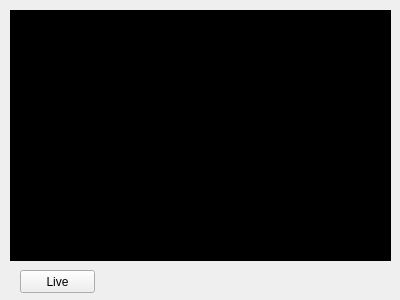
<?xml version="1.0" encoding="UTF-8"?>
<ui version="4.0">
 <class>Frame</class>
 <widget class="QWidget" name="Frame">
  <property name="geometry">
   <rect>
    <x>0</x>
    <y>0</y>
    <width>400</width>
    <height>300</height>
   </rect>
  </property>
  <property name="windowTitle">
   <string>Frame</string>
  </property>
  <widget class="QLabel" name="frame">
   <property name="geometry">
    <rect>
     <x>10</x>
     <y>10</y>
     <width>381</width>
     <height>251</height>
    </rect>
   </property>
   <property name="styleSheet">
    <string notr="true">background-color: rgb(0, 0, 0);</string>
   </property>
   <property name="text">
    <string/>
   </property>
  </widget>
  <widget class="QPushButton" name="but_live">
   <property name="geometry">
    <rect>
     <x>20</x>
     <y>270</y>
     <width>75</width>
     <height>23</height>
    </rect>
   </property>
   <property name="text">
    <string>Live</string>
   </property>
  </widget>
 </widget>
 <resources/>
 <connections/>
</ui>
